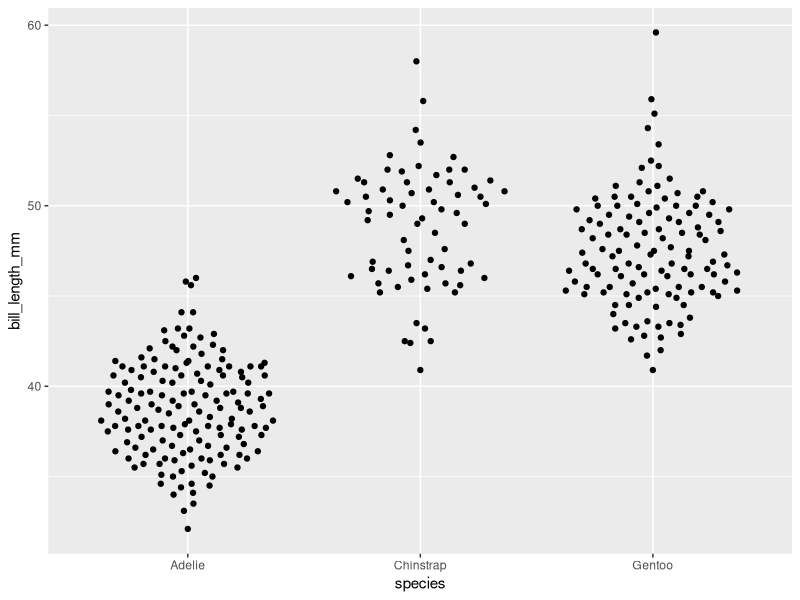
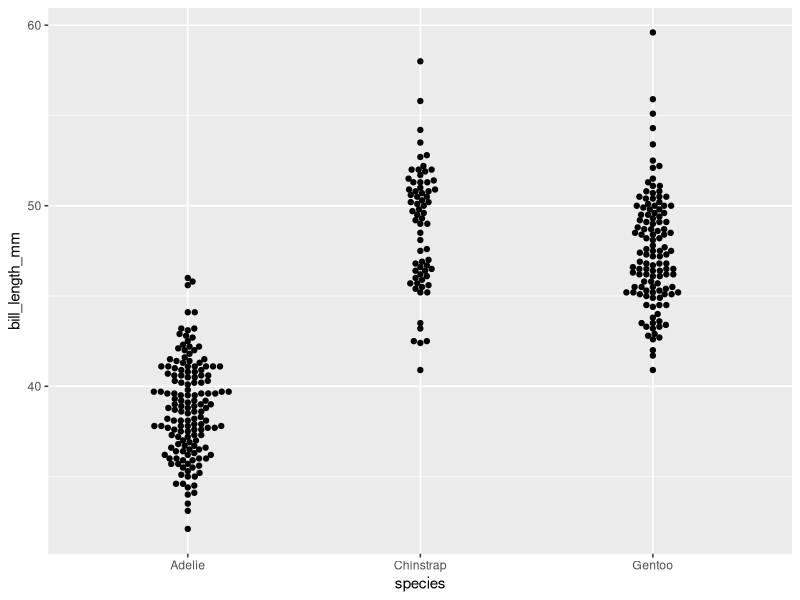

The R script that drew these images, in order:
## ---- chunk 1
1 + 1
## ---- chunk 2
#| echo: false
2 * 2
## ---- chunk 3
library(tidyverse)
library(palmerpenguins)

library(ggbeeswarm)

ggplot(penguins,
       aes(x= species,
           y = bill_length_mm)) + 
  geom_quasirandom()



ggplot(penguins,
       aes(x= species,
           y = bill_length_mm)) + 
  geom_beeswarm()

